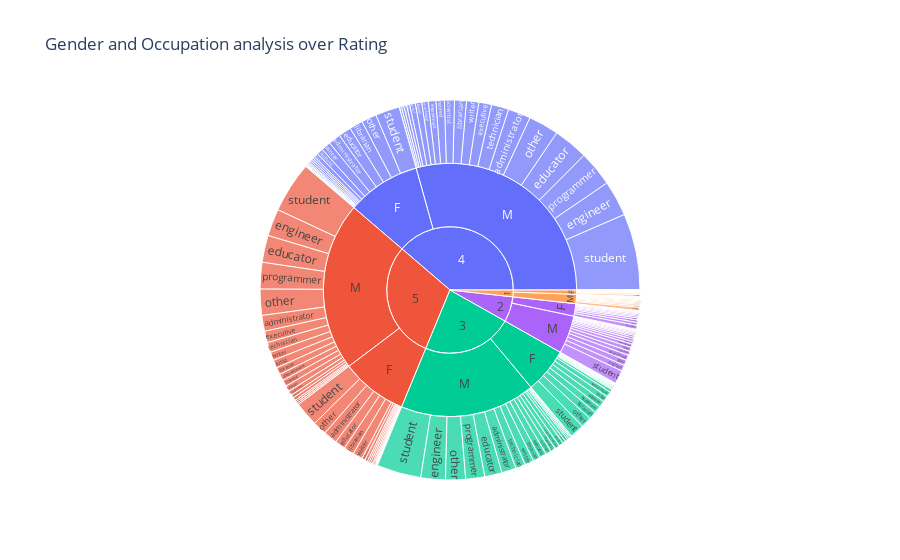

The code cell stored with this chart in its notebook:
### Markdown cell above
***
## Plotting Gender and Occupation for each rating value

### Code cell
fig = px.sunburst(df_data, path=['rating', 'gender', 'occupation'], values='rating', title='Gender and Occupation analysis over Rating', height=700)
display(fig)

### Figure 1 — Plotly figure (JSON) as saved in the notebook; plotly's stock layout.template omitted (floating-point values rounded to 4 significant figures; data arrays with more than 128 entries replaced by an {"elided": "..."} marker saying what was removed)
{"data": [{"branchvalues": "total", "domain": {"x": [0, 1], "y": [0, 1]}, "hovertemplate": "labels=%{label}<br>rating=%{value}<br>parent=%{parent}<br>id=%{id}<extra></extra>", "ids": {"elided": "220 str values"}, "labels": {"elided": "220 str values"}, "name": "", "parents": {"elided": "220 str values"}, "type": "sunburst", "values": {"elided": "220 int values"}}], "layout": {"autosize": true, "legend": {"tracegroupgap": 0}, "title": {"text": "Gender and Occupation analysis over Rating"}}}
